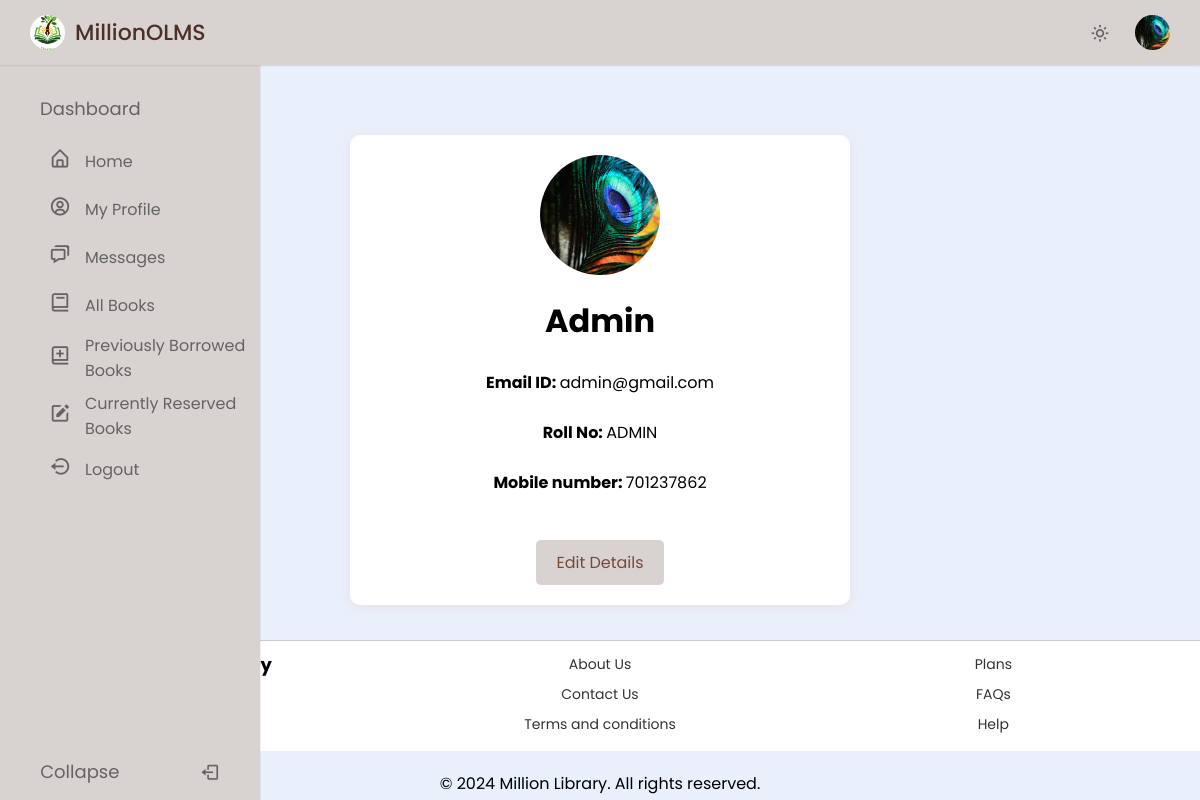
Page /user/profile.php (signed in) on the committed database.
### tables this page shows
CREATE TABLE `user` (
  `RollNo` varchar(50) NOT NULL,
  `Name` varchar(250) DEFAULT NULL,
  `Type` varchar(20) DEFAULT NULL,
  `EmailId` varchar(250) DEFAULT NULL,
  `MobNo` bigint DEFAULT NULL,
  `Password` varchar(250) DEFAULT NULL,
  `ProfilePicture` varchar(255) DEFAULT NULL
);

### user/profile.php (the view, shortened to what this page needs)
<?php
require('dbconn.php');
$rollno = $_SESSION['RollNo'];
$sql = "SELECT * FROM olms.user WHERE RollNo='$rollno'";
$result = $conn->query($sql);
if ($result && $result->num_rows > 0) {
  $row = $result->fetch_assoc();
  $name = $row['Name'];
  $email = $row['EmailId'];
  $mobno = $row['MobNo'];
  $ProfilePicture = !empty($row['ProfilePicture']) ? $row['ProfilePicture'] : 'images/profile.jpg';
} else {
  echo "<p>Error: No user found with Roll No: $rollno</p>";
  $name = $category = $email = $mobno = "N/A";
  $ProfilePicture = 'images/profile.jpg';
}
?>
<!DOCTYPE html>
<html lang="en">
<head>
  <link href="https://unpkg.com/boxicons@latest/css/boxicons.min.css" rel="stylesheet" />
  <link rel="stylesheet" href="style.css" />
</head>
<body>
  <nav class="navbar">
    <div class="logo_item">
      <img src="images/logo.jpg" alt="">MillionOLMS
    </div>
    <div class="navbar_content">
      <i class='bx bx-sun' id="darkLight"></i>
      <img src="<?php echo ($ProfilePicture); ?>" alt="Profile Picture" class="profile" id="profilePic" />
  </nav>
  <nav class="sidebar">
    <div class="menu_content">
      <div class="menu_items">
        <div class="menu_title menu_dahsboard"></div>
        <li class="item">
          <a href="home.php" class="nav_link submenu_item">
            <span class="navlink_icon">
              <i class="bx bx-home-alt"></i>
            </span>
            <span class="navlink">Home</span>
          </a>
        </li>
        <li class="item">
          <a href="profile.php" class="nav_link submenu_item">
            <span class="navlink_icon">
              <i class='bx bx-user-circle'></i>
            </span>
            <span class="navlink">My Profile</span>
          </a>
        </li>
        <li class="item">
          <a href="message.php" class="nav_link submenu_item">
            <span class="navlink_icon">
              <i class='bx bx-chat'></i>
            </span>
            <span class="navlink">Messages</span>
          </a>
        </li>
        <li class="item">
          <a href="all_books.php" class="nav_link submenu_item">
            <span class="navlink_icon">
              <i class='bx bx-book'></i>
            </span>
            <span class="navlink">All Books</span>
          </a>
        </li>
        <li class="item">
          <a href="pre_borrowed_book.php" class="nav_link submenu_item">
            <span class="navlink_icon">
              <i class='bx bx-book-add'></i>
            </span>
            <span class="navlink">Previously Borrowed <br> Books</span>
          </a>
        </li>
        <li class="item">
          <a href="currently_reserved.php" class="nav_link submenu_item">
            <span class="navlink_icon">
              <i class='bx bxs-edit'></i>
            </span>
            <span class="navlink">Currently Reserved <br> Books</span>
          </a>
        </li>
        <li class="item">
          <a href="logout.php" class="nav_link submenu_item">
            <span class="navlink_icon">
              <i class='bx bx-log-out-circle'></i>
            </span>
            <span class="navlink">Logout</span>
          </a>
        </li>
        <div class="bottom_content">
          <div class="bottom expand_sidebar">
            <span> Expand</span>
          </div>
          <div class="bottom collapse_sidebar">
            <span> Collapse</span>
            <i class='bx bx-log-out'></i>
          </div>
        </div>
      </div>
  </nav>
  <div class="profile_page">
    <div class="profile_box">
      <img src="<?php echo $ProfilePicture; ?>" alt="User Image" class="profile_image" />
      <h1 class="card-title">
        <center><?php echo ($name); ?></center>
      </h1>
      <br>
      <p><b>Email ID: </b><?php echo ($email); ?></p>
      <br>
      <p><b>Roll No: </b><?php echo ($rollno); ?></p>
      <br>
      <p><b>Mobile number: </b><?php echo ($mobno); ?></p>
      <br>
      <a href="edit_profile.php" class="edit_button">Edit Details</a>
    </div>
  </div>
  <footer>
    <div class="footer-content">
      <div>
        <h3>Million Library</h3>
        <p>OLMS</p>
      </div>
      <div>
        <ul>
          <li><a href="Help.php">About Us</a></li>
          <li><a href="Help.php">Contact Us</a></li>
          <li><a href="Help.php">Terms and conditions</a></li>
        </ul>
      </div>
      <div>
        <ul>
          <li><a href="Help.php">Plans</a></li>
          <li><a href="Help.php">FAQs</a></li>
          <li><a href="Help.php">Help</a></li>
        </ul>
      </div>
    </div>
  </footer>
  <p class="site-name">&copy; 2024 Million Library. All rights reserved.</p>
</body>
</html>

### user/style.css (style rules this page uses)
* { margin: 0; padding: 0; box-sizing: border-box; font-family: "Poppins", sans-serif; }
:root { --light-brown-color: #d8d2d0; --dark-brown-color: #4b3028; --grey-color: #656464; --light-grey-color: #aaa; }
body { background-color: #e9effb; transition: all 0.5s ease; }
.navbar { position: fixed; top: 0; width: 100%; left: 0; background-color: var(--light-brown-color); display: flex; align-items: center; justify-content: space-between; padding: 15px 30px; z-index: 1000; box-shadow: 0 0 2px var(--light-grey-color); }
.logo_item { display: flex; align-items: center; column-gap: 10px; font-size: 22px; font-weight: 500; color: var(--dark-brown-color); }
.navbar img { width: 35px; height: 35px; object-fit: cover; border-radius: 50%; }
.navbar_content { display: flex; align-items: center; column-gap: 25px; }
.navbar_content i { cursor: pointer; font-size: 20px; color: var(--grey-color); }
.sidebar { background-color: var(--light-brown-color); width: 260px; position: fixed; top: 0; left: 0; height: 100%; padding: 80px 20px; z-index: 100; overflow-y: scroll; box-shadow: 0 0 1px var(--light-grey-color); transition: all 0.5s ease; }
.menu_content { position: relative; }
.menu_title { margin: 15px 0; padding: 0 20px; font-size: 18px; }
.menu_title::before { color: var(--grey-color); white-space: nowrap; }
.menu_dahsboard::before { content: "Dashboard"; }
.menu_items { padding: 0; list-style: none; }
.navlink_icon { position: relative; font-size: 22px; min-width: 50px; line-height: 40px; display: inline-block; text-align: center; border-radius: 6px; }
.navlink_icon::before { content: ""; position: absolute; height: 100%; width: calc(100% + 100px); left: -20px; }
.sidebar .nav_link { display: flex; align-items: center; width: 100%; padding: 4px 15px; border-radius: 8px; text-decoration: none; color: var(--grey-color); white-space: nowrap; }
.submenu_item { cursor: pointer; }
.bottom_content { position: fixed; bottom: 60px; left: 0; width: 260px; cursor: pointer; transition: all 0.5s ease; }
.bottom { position: absolute; display: flex; align-items: center; left: 0; justify-content: space-around; padding: 18px 0; text-align: center; width: 100%; color: var(--grey-color); border-top: 1px solid var(--grey-color-light); background-color: var(--light-brown-color); }
.bottom i { font-size: 20px; }
.bottom span { font-size: 18px; }
.profile_page { display: flex; justify-content: center; align-items: center; min-height: 80vh; padding: 60px 20px 20px; box-sizing: border-box; }
.profile_box { background-color: #fff; border-radius: 10px; padding: 20px; box-shadow: 0 2px 10px rgba(221, 118, 53, 0.1); max-width: 500px; width: 100%; text-align: center; margin-top: 60px; }
.profile_image { width: 120px; height: 120px; object-fit: cover; border-radius: 50%; margin-bottom: 15px; }
.edit_button { display: inline-block; padding: 10px 20px; font-size: 16px; color: #784939; background-color: #d8d2d0; border-radius: 5px; text-decoration: none; transition: background-color 0.3s; margin-top: 20px; }
footer { background-color: #fff; border-top: 1px solid #ccc; padding: 10px; display: flex; justify-content: space-between; margin: 0; width: 100%; align-items: center; flex-wrap: wrap; width: 100%; }
.footer-content { display: flex; justify-content: space-between; width: 100%; max-width: 1200px; margin: 0 auto; flex-wrap: wrap; }
.footer-content div { flex: 1; min-width: 150px; text-align: center; }
footer ul { list-style-type: none; padding: 0; }
footer ul li { margin-bottom: 5px; }
footer ul li a { text-decoration: none; color: #333; font-size: 14px; }
footer h3 { font-size: 18px; margin-bottom: 10px; }
.site-name { text-align: center; margin-top: 20px; }
.profile { cursor: pointer; }

### rows in the picture
user: ProfilePicture (picture), Name "Admin", EmailId "admin@gmail.com", MobNo "701237862"

### other values in the picture
$rollno "ADMIN"
